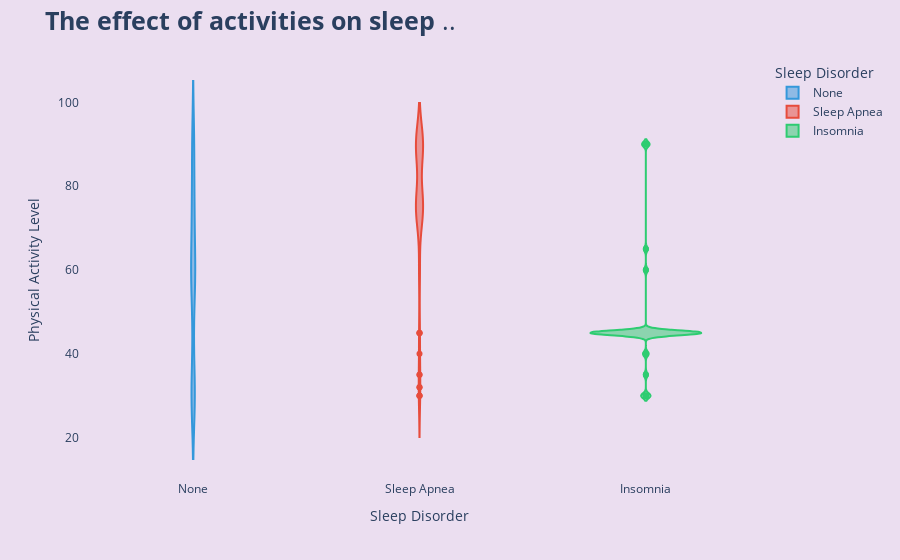

The notebook cell saved with this chart:
### Code cell
fig = px.violin(df, x="Sleep Disorder",y='Physical Activity Level',
                 color='Sleep Disorder',
                 color_discrete_sequence=['#3498db', '#e74c3c', '#2ecc71', '#9b59b6'],
                 violinmode='overlay')
               
    
fig.update_layout(title='<b>The effect of activities on sleep </b>..',
                 title_font={'size':25},
                 paper_bgcolor='#EBDEF0',
                 plot_bgcolor='#EBDEF0')

fig.update_yaxes(showgrid=False)
fig.show()

### Figure 1 — Plotly figure (JSON) as saved in the notebook; plotly's stock layout.template omitted (floating-point values rounded to 4 significant figures; data arrays with more than 128 entries replaced by an {"elided": "..."} marker saying what was removed)
{"data": [{"alignmentgroup": "True", "box": {"visible": false}, "hovertemplate": "Sleep Disorder=%{x}<br>Physical Activity Level=%{y}<extra></extra>", "legendgroup": "None", "marker": {"color": "#3498db"}, "name": "None", "offsetgroup": "None", "orientation": "v", "scalegroup": "True", "showlegend": true, "type": "violin", "x": {"elided": "219 str values"}, "x0": " ", "xaxis": "x", "y": {"elided": "219 int values"}, "y0": " ", "yaxis": "y"}, {"alignmentgroup": "True", "box": {"visible": false}, "hovertemplate": "Sleep Disorder=%{x}<br>Physical Activity Level=%{y}<extra></extra>", "legendgroup": "Sleep Apnea", "marker": {"color": "#e74c3c"}, "name": "Sleep Apnea", "offsetgroup": "Sleep Apnea", "orientation": "v", "scalegroup": "True", "showlegend": true, "type": "violin", "x": ["Sleep Apnea", "Sleep Apnea", "Sleep Apnea", "Sleep Apnea", "Sleep Apnea", "Sleep Apnea", "Sleep Apnea", "Sleep Apnea", "Sleep Apnea", "Sleep Apnea", "Sleep Apnea", "Sleep Apnea", "Sleep Apnea", "Sleep Apnea", "Sleep Apnea", "Sleep Apnea", "Sleep Apnea", "Sleep Apnea", "Sleep Apnea", "Sleep Apnea", "Sleep Apnea", "Sleep Apnea", "Sleep Apnea", "Sleep Apnea", "Sleep Apnea", "Sleep Apnea", "Sleep Apnea", "Sleep Apnea", "Sleep Apnea", "Sleep Apnea", "Sleep Apnea", "Sleep Apnea", "Sleep Apnea", "Sleep Apnea", "Sleep Apnea", "Sleep Apnea", "Sleep Apnea", "Sleep Apnea", "Sleep Apnea", "Sleep Apnea", "Sleep Apnea", "Sleep Apnea", "Sleep Apnea", "Sleep Apnea", "Sleep Apnea", "Sleep Apnea", "Sleep Apnea", "Sleep Apnea", "Sleep Apnea", "Sleep Apnea", "Sleep Apnea", "Sleep Apnea", "Sleep Apnea", "Sleep Apnea", "Sleep Apnea", "Sleep Apnea", "Sleep Apnea", "Sleep Apnea", "Sleep Apnea", "Sleep Apnea", "Sleep Apnea", "Sleep Apnea", "Sleep Apnea", "Sleep Apnea", "Sleep Apnea", "Sleep Apnea", "Sleep Apnea", "Sleep Apnea", "Sleep Apnea", "Sleep Apnea", "Sleep Apnea", "Sleep Apnea", "Sleep Apnea", "Sleep Apnea", "Sleep Apnea", "Sleep Apnea", "Sleep Apnea", "Sleep Apnea"], "x0": " ", "xaxis": "x", "y": [30, 30, 40, 30, 35, 75, 32, 32, 60, 35, 60, 60, 60, 45, 45, 90, 45, 90, 90, 90, 90, 90, 90, 90, 90, 90, 85, 85, 90, 90, 90, 90, 90, 90, 90, 90, 90, 90, 90, 90, 90, 90, 90, 90, 90, 90, 90, 90, 75, 75, 75, 75, 75, 75, 75, 75, 75, 75, 75, 75, 75, 75, 75, 75, 75, 75, 75, 75, 75, 75, 75, 75, 75, 75, 75, 75, 75, 75], "y0": " ", "yaxis": "y"}, {"alignmentgroup": "True", "box": {"visible": false}, "hovertemplate": "Sleep Disorder=%{x}<br>Physical Activity Level=%{y}<extra></extra>", "legendgroup": "Insomnia", "marker": {"color": "#2ecc71"}, "name": "Insomnia", "offsetgroup": "Insomnia", "orientation": "v", "scalegroup": "True", "showlegend": true, "type": "violin", "x": ["Insomnia", "Insomnia", "Insomnia", "Insomnia", "Insomnia", "Insomnia", "Insomnia", "Insomnia", "Insomnia", "Insomnia", "Insomnia", "Insomnia", "Insomnia", "Insomnia", "Insomnia", "Insomnia", "Insomnia", "Insomnia", "Insomnia", "Insomnia", "Insomnia", "Insomnia", "Insomnia", "Insomnia", "Insomnia", "Insomnia", "Insomnia", "Insomnia", "Insomnia", "Insomnia", "Insomnia", "Insomnia", "Insomnia", "Insomnia", "Insomnia", "Insomnia", "Insomnia", "Insomnia", "Insomnia", "Insomnia", "Insomnia", "Insomnia", "Insomnia", "Insomnia", "Insomnia", "Insomnia", "Insomnia", "Insomnia", "Insomnia", "Insomnia", "Insomnia", "Insomnia", "Insomnia", "Insomnia", "Insomnia", "Insomnia", "Insomnia", "Insomnia", "Insomnia", "Insomnia", "Insomnia", "Insomnia", "Insomnia", "Insomnia", "Insomnia", "Insomnia", "Insomnia", "Insomnia", "Insomnia", "Insomnia", "Insomnia", "Insomnia", "Insomnia", "Insomnia", "Insomnia", "Insomnia", "Insomnia"], "x0": " ", "xaxis": "x", "y": [30, 40, 40, 35, 30, 60, 35, 60, 40, 90, 45, 45, 45, 45, 45, 45, 45, 45, 45, 45, 45, 45, 45, 45, 45, 45, 90, 90, 45, 45, 45, 45, 45, 45, 45, 45, 45, 45, 45, 45, 45, 45, 45, 45, 45, 45, 45, 45, 45, 45, 45, 45, 45, 45, 45, 45, 30, 30, 45, 45, 45, 45, 45, 45, 45, 45, 45, 65, 65, 90, 45, 45, 45, 45, 45, 45, 30], "y0": " ", "yaxis": "y"}], "layout": {"legend": {"title": {"text": "Sleep Disorder"}, "tracegroupgap": 0}, "margin": {"t": 60}, "paper_bgcolor": "#EBDEF0", "plot_bgcolor": "#EBDEF0", "title": {"font": {"size": 25}, "text": "<b>The effect of activities on sleep </b>.."}, "violinmode": "overlay", "xaxis": {"anchor": "y", "categoryarray": ["None", "Sleep Apnea", "Insomnia"], "categoryorder": "array", "domain": [0, 1], "title": {"text": "Sleep Disorder"}}, "yaxis": {"anchor": "x", "domain": [0, 1], "showgrid": false, "title": {"text": "Physical Activity Level"}}}}
